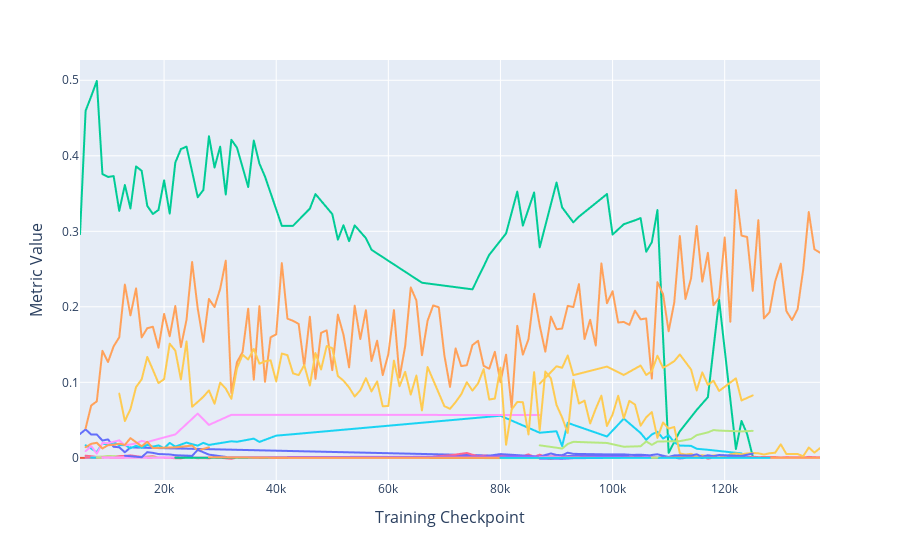

The notebook cell this image was saved under:
### Markdown cell above
### Copy Suppression Metrics

### Code cell
copy_suppression_scores_df = plot_head_circuit_scores(MODEL_NAME, copy_suppression_scores, show_legend=False, title= f'Copy Suppression Scores Across Checkpoints ({MODEL_NAME})', disable_title=True)
